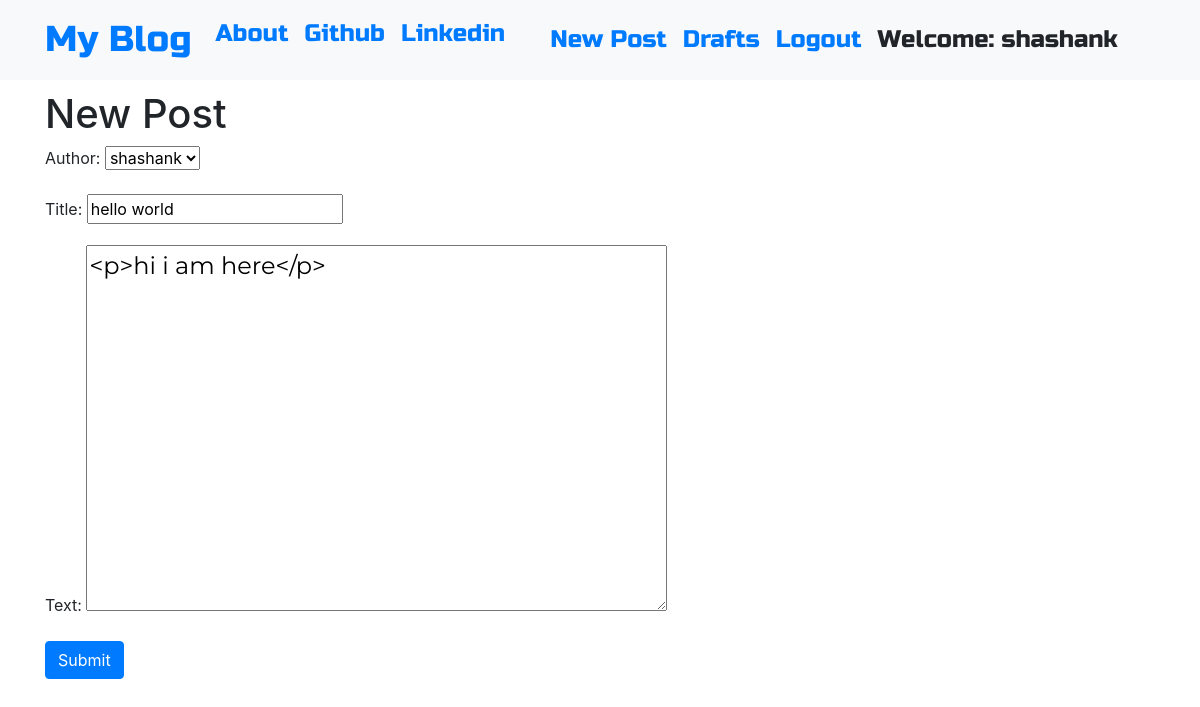
Screenshot of /post/1/edit/ (signed in) with the database file from the repository.
### blog/models.py (models this page shows, shortened)
class Post(models.Model):
    author=models.ForeignKey('auth.user',on_delete=models.CASCADE)
    title=models.CharField(max_length=200)
    text=models.TextField()
    create_date=models.DateTimeField(default=timezone.now())
    published_date=models.DateTimeField(blank=True,null=True)

### blog/views.py (the view)
# urls.py: path('post/<int:pk>/edit/',views.PostUpdateView.as_view(),name='post_edit'),
class PostUpdateView(LoginRequiredMixin,UpdateView):
    login_url = '/login/'
    redirect_field_name = 'blog/post_detail.html'
    form_class=PostForm
    model = Post

### blog/forms.py
class PostForm(forms.ModelForm):
    class Meta():
        model=Post
        fields=('author','title','text')
        widgets={
             'title':forms.TextInput(attrs={'class':'textinputclass'}),
             'text':forms.Textarea(attrs={'class':'editable medium-editor-textarea postcontent'}),
        }

### blog/templates/blog/post_form.html (shortened to what this page needs)
{% extends "blog/base.html" %}
{% block body_block %}
<h1>New Post</h1>
<form class="post-form"  method="POST">
  {{form.as_p}}
  <button type="submit" class="save btn btn-primary">Submit</button>
</form>
{% endblock %}

### blog/templates/blog/base.html (shortened to what this page needs)
<!DOCTYPE html>
{% load static %}
<html lang="en" dir="ltr">
  <head>
    <link rel="stylesheet" href="https://stackpath.bootstrapcdn.com/bootstrap/4.5.0/css/bootstrap.min.css">
    <link rel="stylesheet" href="//cdn.jsdelivr.net/npm/medium-editor@latest/dist/css/medium-editor.min.css" type="text/css" media="screen" charset="utf-8">
    <link rel="stylesheet" href="{% static 'css/blog.css'%}">
    <link rel="stylesheet" href="https://use.fontawesome.com/releases/v5.7.0/css/all.css">
  </head>
  <body class='loader'>
    <nav class="navbar navbar-expand-lg  bg-light techfont custom-navbar">
      <div class="container">
        <ul class=" navbar-nav mr-auto">
        <li class="nav-item active"><a class='navbar-brand bigbrand' href="{% url 'post_list' %}">My Blog</a></li>
        <li class="nav-item"><a class="nav-link" href="{% url 'about' %}">About</a></li>
        <br>
        <li class="nav-item"><a class="nav-link" href="https://github.com/">Github</a></li>
        <br>
        <li class="nav-item"><a class="nav-link" href="https://linkedin.com/">Linkedin</a></li>
      </ul>
    <ul class=" navbar-nav mr-auto">
    {% if user.is_authenticated %}
      <li class="nav-item">
         <a class="nav-link" href="{% url "post_new" %}">New Post </a>
      </li>
      <li class="nav-item">
         <a class="nav-link" href="{% url "post_draft_list" %}">Drafts </a>
      </li>
      <li class="nav-item">
         <a class="nav-link" href="{% url "logout" %}">Logout </a>
      </li>
      <li class="nav-item">
         <a class="nav-link">Welcome: {{ user.username }}</a>
      </li>
    {% else %}
    <li class="nav-item">
       <a class="nav-link" href="{% url "login" %}">Login</a>
    </li>
    {% endif %}
    </ul>
    </div>
  </nav>
    <div class="container">
      <div class="row">
        <div class="col-md-8">
          <div class="blog_post">
            {% block body_block %}
            {% endblock %}
          </div>
        </div>
      </div>
    </div>
  </body>
</html>

### blog/static/css/blog.css (style rules this page uses)
.techfont { font-family: 'Russo One',sans-serif; font-size: 1.5em; margin-bottom: 10px; }
.bigbrand { font-size: 1.5em; }
.postcontent { font-family: 'Montserrat'; font-size: 1.5em; }
.loader { filter:hue-rotate(0deg); color:linear-gradient(45deg,#0f8,#08f); animation:hue 10000ms infinite linear; }

### rows the page displays
Post: author "shashank", title "hello world", text "<p>hi i am here</p>"

### other values shown
{{ user.username }} "shashank"
